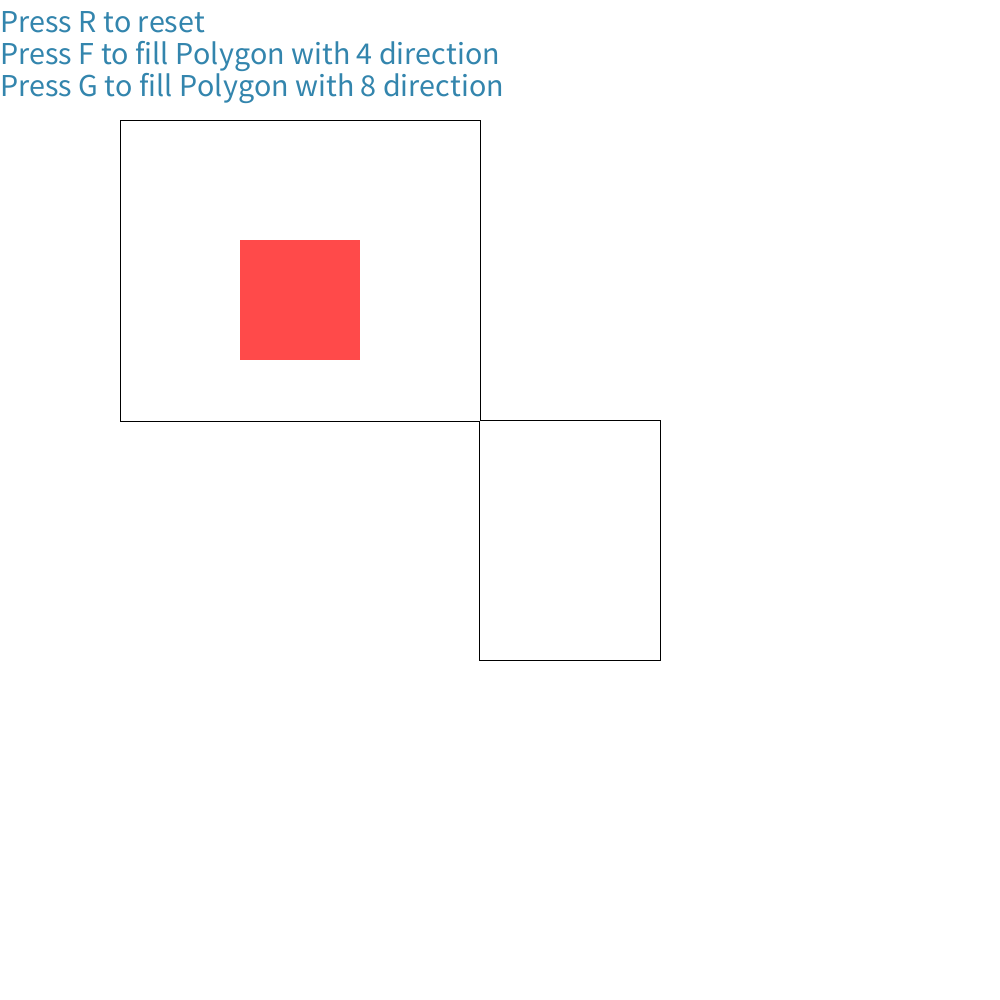
Frame 1 (no input)
Frame 60 (the mouse pressed at the canvas centre just before this capture): identical to frame 1, image omitted
Frame 120 (the mouse held since frame 60 and released just before this capture): identical to frame 1, image omitted

The Processing sketch that drew this single still picture (run headless with seeded random() and noise(); from frame 60 on, the mouse is pressed at the canvas centre):

// Processing sketch: Cg14_FloodSeedFill_PolygonFill
// ── Cg14_FloodSeedFill_PolygonFill.pde
int scale = 60;
boolean fillDir4 = false;
boolean fillDir8 = false;
Polygon polygon;

void setup()
{
    //窗口的尺寸不要修改，Polygon内部填充算法现在是使用写死的窗口大小来写的算法
    //如果改了这里，内部算法的参数也要修改
    size(1000, 1000);
    background(255);
    
    Point[] points = new Point[8];
    points[0] = new Point(2*scale,2*scale);
    points[1] = new Point(2*scale,421);
    points[2] = new Point(479,421);
    points[3] = new Point(479,11*scale);
    points[4] = new Point(11*scale,11*scale);
    points[5] = new Point(11*scale,7*scale);
    points[6] = new Point(8*scale,7*scale);
    points[7] = new Point(8*scale,2*scale);
    polygon = new Polygon(points);
}

void draw()
{
    background(255);

    fill(0, 102, 153, 204);
    textSize(32);
    text("Press R to reset", 0, 32);
    text("Press F to fill Polygon with 4 direction", 0, 64);
    text("Press G to fill Polygon with 8 direction", 0, 96);
    
    stroke(0);
    polygon.Render();
    
    stroke(255,0,0);
    for(int i =4*scale; i<6*scale; ++i)
    {
        for(int j= 4*scale; j<6*scale; ++j)
        {
            point(i,j);
        }
    }
    
    if(fillDir4)
    {
        polygon.FillPolygon(181,265, color(255,255,255), color(122, 222, 255), false);
    }
    
    if(fillDir8)
    {
        polygon.FillPolygon(181,265, color(255, 255, 255), color(122, 222, 255), true);
    }
}

void keyPressed()
{
    if (keyPressed) 
    {
        if (key == 'R' || key == 'r') 
        {
            fillDir4 = false;
            fillDir8 = false;
        }
        
        if (key == 'F' || key == 'f') 
        {
            fillDir4 = true;
            fillDir8 = false;
        }
        
        if (key == 'G' || key == 'g') 
        {
            fillDir4 = false;
            fillDir8 = true;
        }
    } 
}

// ── Polygon.pde
public class Point
{
    public int x;
    public int y;
    
    public Point(int _x, int _y)
    {
        x = _x;
        y = _y;
    }
}

public class Polygon
{
    private Point[] points;
    
    public Polygon(Point[] _points)
    {
        points = _points;
    }
    
    public void Render()
    {
        int lastPoint = points.length -1;
        for(int i = 0; i < points.length; ++i)
        {
            line(points[lastPoint].x, points[lastPoint].y ,points[i].x, points[i].y);
            lastPoint = i;
        }
    }
    
    //注入填充算法填充多边形
    public void FillPolygon(int seedX, int seedY, color oldColor, color newColor, boolean isDir8)
    {
        Point[] dir_8 = new Point[8];
        dir_8[0] = new Point(0,-1);
        dir_8[1] = new Point(1,0);
        dir_8[2] = new Point(0,1);
        dir_8[3] = new Point(-1,0);
        dir_8[4] = new Point(-1,-1);
        dir_8[5] = new Point(1,-1);
        dir_8[6] = new Point(1,1);
        dir_8[7] = new Point(-1,1);
        
        //Processing中不能直接使用栈，这里用ArrayList代替
        ArrayList<Point> stack = new ArrayList<Point>();
        
        loadPixels(); //获取显示窗口的像素
        
        if(IsOldColor(seedX, seedY, oldColor))
        {
             stack.add(new Point(seedX, seedY));  
        }
        
        int dirLength = isDir8 ? 8 : 4;
        while(stack.size() > 0)
        {
            Point p = stack.get(stack.size() -1);
            stack.remove(stack.size() -1);
            SetNewColor(p.x, p.y, newColor);
            
            for(int i = 0; i < dirLength; ++i)
            {
               if(IsOldColor(p.x + dir_8[i].x, p.y + dir_8[i].y, oldColor))
               {
                   stack.add(new Point(p.x + dir_8[i].x, p.y + dir_8[i].y));
               }
            }
        }
             
        updatePixels();
    }
    
    private boolean IsOldColor(int x, int y, color oldColor)
    {
        //显示窗口的宽度，用于操纵显示窗口的像素值
        int displayWindowWidth = 1000;
        
        int index = displayWindowWidth * y + x;
        if(index < pixels.length && index >= 0)
        {
            if(pixels[index] == oldColor)
            {
               return true; 
            }
        }
        return false;
    }
    
    private void SetNewColor(int x, int y, color newColor)
    {
        //显示窗口的宽度，用于操纵显示窗口的像素值
        int displayWindowWidth = 1000;
        
        int index = displayWindowWidth * y + x;
        if(index < pixels.length && index >= 0)
        {
            pixels[index] = newColor;
        }
    }
}
